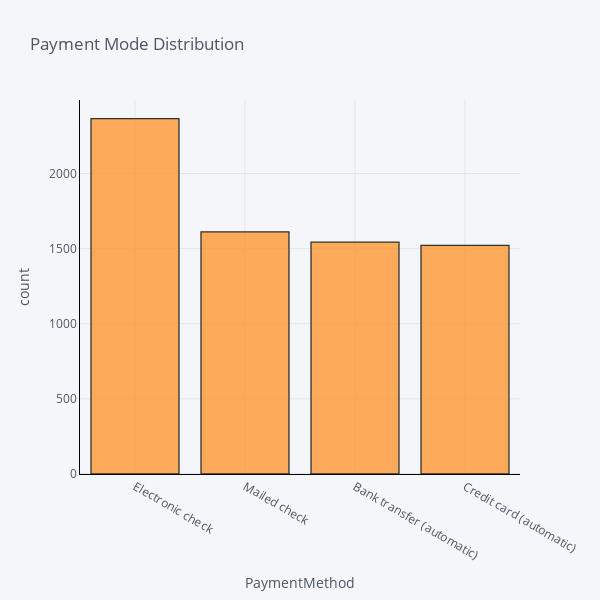

Source (notebook cell):
### Markdown cell above
#### Distribution of PaymentMethod

### Code cell
cf.go_offline()
cf.set_config_file(offline = False, world_readable = True)
df['PaymentMethod'].iplot(kind='hist',
                          xTitle='PaymentMethod',
                          linecolor='black',
                          yTitle='count',
                          dimensions = (600,600),
                          title='Payment Mode Distribution')

### Figure 1 — Plotly figure (JSON) as saved in the notebook; plotly's stock layout.template omitted (floating-point values rounded to 4 significant figures; data arrays with more than 128 entries replaced by an {"elided": "..."} marker saying what was removed)
{"data": [{"histfunc": "count", "histnorm": "", "marker": {"color": "rgba(255, 153, 51, 1.0)", "line": {"color": "#000000", "width": 1.3}}, "name": "PaymentMethod", "opacity": 0.8, "orientation": "v", "type": "histogram", "x": {"elided": "7043 str values"}}], "layout": {"barmode": "overlay", "height": 600, "legend": {"bgcolor": "#F5F6F9", "font": {"color": "#4D5663"}}, "paper_bgcolor": "#F5F6F9", "plot_bgcolor": "#F5F6F9", "title": {"font": {"color": "#4D5663"}, "text": "Payment Mode Distribution"}, "width": 600, "xaxis": {"gridcolor": "#E1E5ED", "linecolor": "black", "showgrid": true, "tickfont": {"color": "#4D5663"}, "title": {"font": {"color": "#4D5663"}, "text": "PaymentMethod"}, "zerolinecolor": "#E1E5ED"}, "yaxis": {"gridcolor": "#E1E5ED", "linecolor": "black", "showgrid": true, "tickfont": {"color": "#4D5663"}, "title": {"font": {"color": "#4D5663"}, "text": "count"}, "zerolinecolor": "#E1E5ED"}}}
